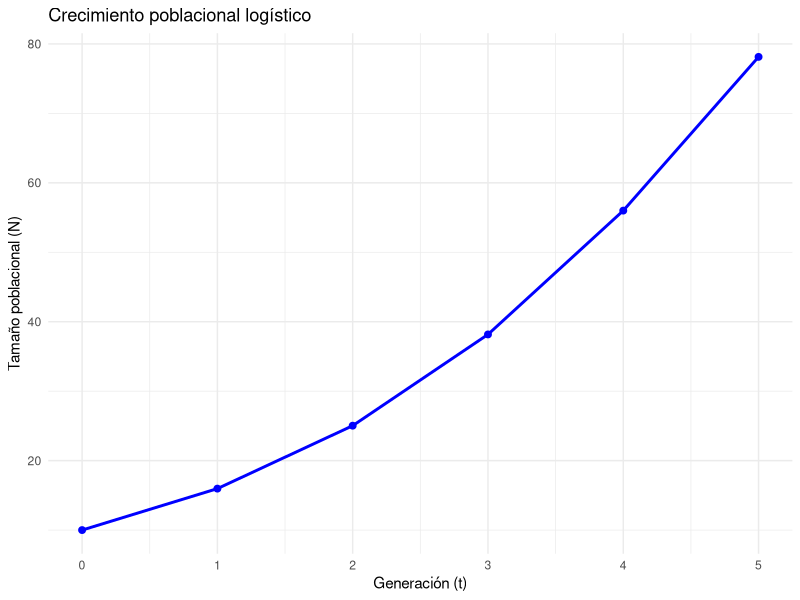
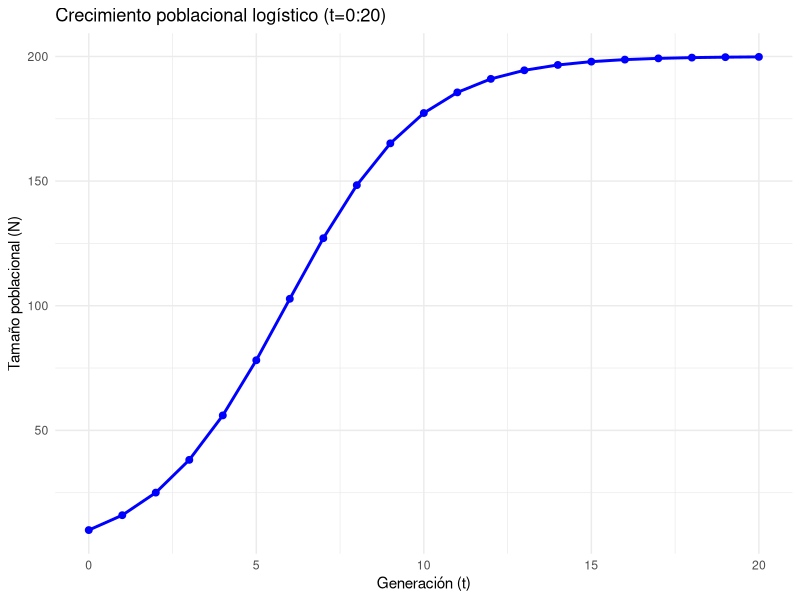
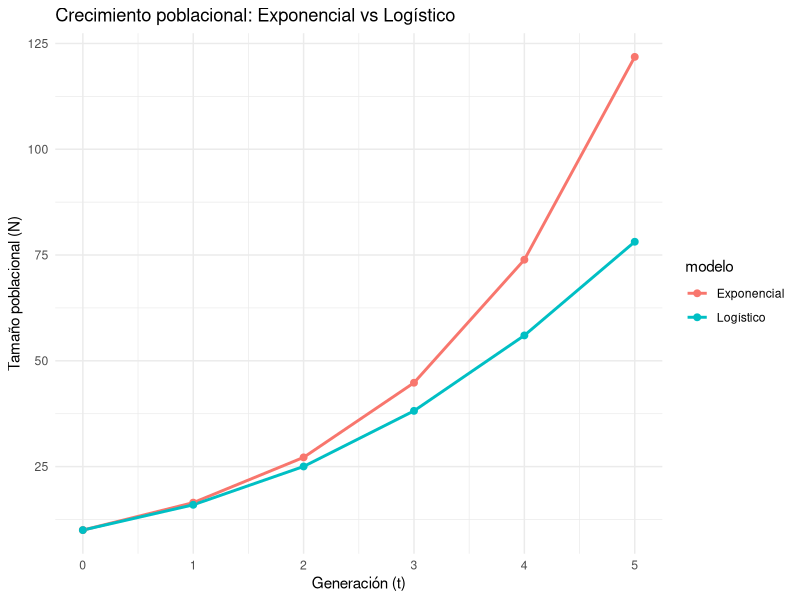
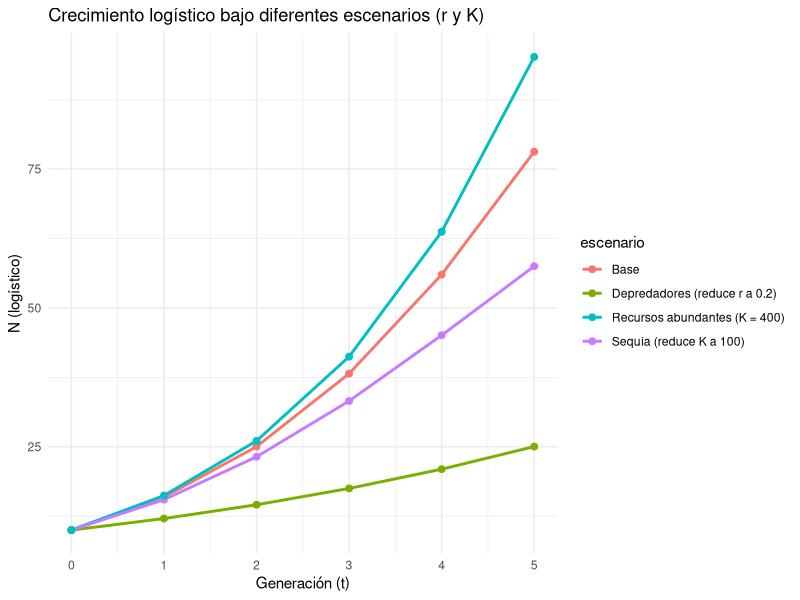
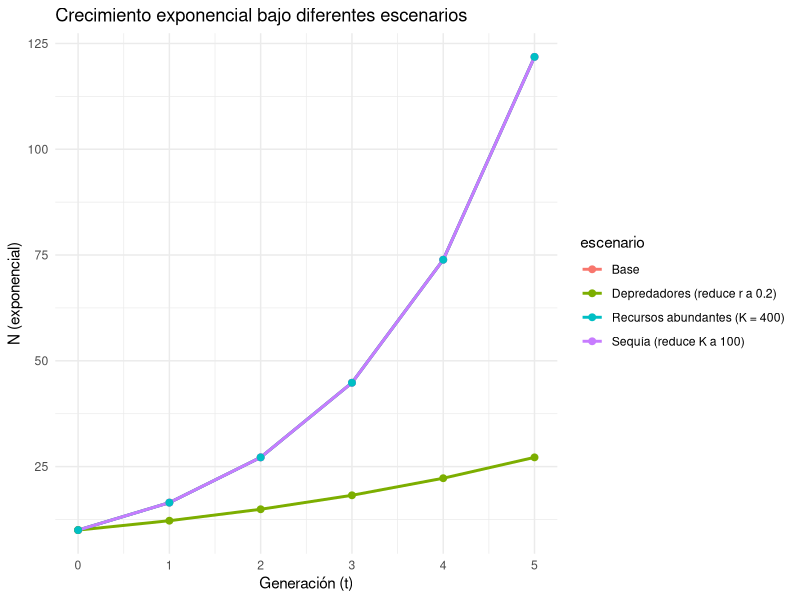
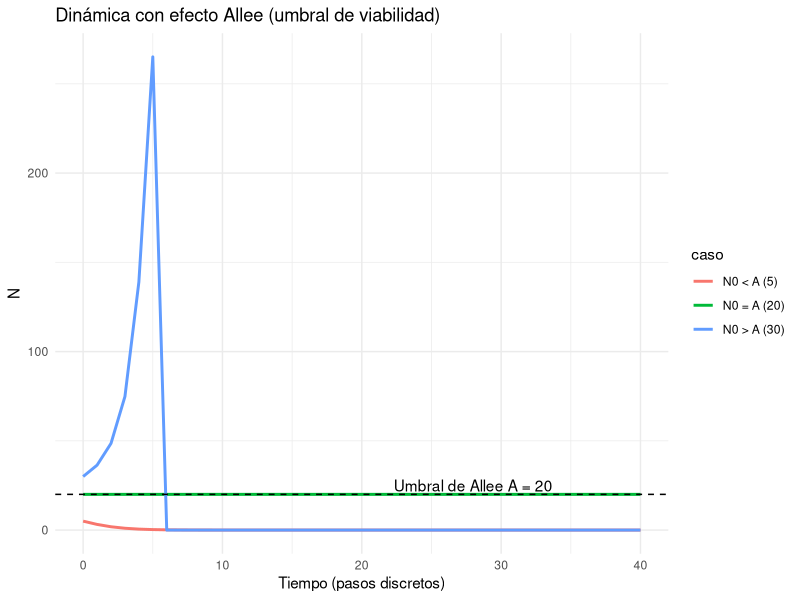

Source code (R) for these figures, in order:
## ---- chunk 1
knitr::opts_chunk$set(echo = TRUE)
## ---- chunk 2
# EJERCICIO 6

## =========================================================
## Crecimiento poblacional: exponencial, logístico y escenarios
## =========================================================

library(dplyr)
library(tidyr)
library(ggplot2)

## ---------------------------
## Parámetros base (del enunciado)
## ---------------------------
N0 = 10        # tamaño inicial
r  <- 0.5       # tasa intrínseca (sin limitantes)
K  <- 200       # capacidad de carga

## Generaciones a evaluar:
## - Para "5 generaciones", normalmente calculamos t=1..5.
## - Para visualizar el estado inicial, también muestro t=0.
t <- 0:5  # cambia a 1:5 si quieres estrictamente 5 sin t=0

## ---------------------------
## Ejercicio 1: Crecimiento Exponencial
## Fórmula: N_t = N0 * exp(r*t)
## ---------------------------
df_exp <- tibble(
  t = t,
  N_exp = N0 * exp(r * t)
)

## Tabla redondeada para copiar "a mano" si lo necesitas
df_exp_tabla <- df_exp %>%
  mutate(N_exp = round(N_exp, 2))

print(df_exp_tabla)

## ---------------------------
## Ejercicio 2: Crecimiento Logístico
## Fórmula: N_t = K / ( 1 + ((K - N0)/N0) * exp(-r*t) )
## ---------------------------
df_log <- tibble(
  t = t,
  N_log = K / (1 + ((K - N0) / N0) * exp(-r * t))
)
df_log_tabla <- df_log %>%
  mutate(N_log = round(N_log, 2))

print(df_log_tabla)
# Gráfico ggplot2
ggplot(df_log, aes(t, N_log)) +
  geom_line(linewidth = 1, color = "blue") +
  geom_point(size = 2, color = "blue") +
  labs(title = "Crecimiento poblacional logístico",
       x = "Generación (t)", y = "Tamaño poblacional (N)") +
  theme_minimal()

# Haciendo la logística, pero con t = 0:20 para ver mejor la forma de S
t_long <- 0:20
df_log_long <- tibble(
  t = t_long,
  N_log = K / (1 + ((K - N0) / N0) * exp(-r * t_long))
)
# Grafico ggplot2
ggplot(df_log_long, aes(t, N_log)) +
  geom_line(linewidth = 1, color = "blue") +
  geom_point(size = 2, color = "blue") +
  labs(title = "Crecimiento poblacional logístico (t=0:20)",
       x = "Generación (t)", y = "Tamaño poblacional (N)") +
  theme_minimal()

## ---------------------------
## Comparación de curvas (Exponencial vs Logístico)
## ---------------------------
df_comp <- df_exp %>%
  inner_join(df_log, by = "t") %>%
  pivot_longer(cols = c(N_exp, N_log),
               names_to = "modelo", values_to = "N") %>%
  mutate(modelo = recode(modelo,
                         N_exp = "Exponencial",
                         N_log = "Logístico"))

print(df_comp %>% mutate(N = round(N, 2)))

ggplot(df_comp, aes(t, N, color = modelo)) +
  geom_line(linewidth = 1) +
  geom_point(size = 2) +
  labs(title = "Crecimiento poblacional: Exponencial vs Logístico",
       x = "Generación (t)", y = "Tamaño poblacional (N)") +
  theme_minimal()

## ---------------------------
## Factores limitantes (Tarjetas de escenario)
## - Cambios en r y/o K según la tarjeta
## ---------------------------
scenarios <- tibble::tribble(
  ~escenario,                         ~r,   ~K,
  "Base",                             0.5,  200,
  "Sequía (reduce K a 100)",          0.5,  100,
  "Depredadores (reduce r a 0.2)",    0.2,  200,
  "Recursos abundantes (K = 400)",    0.5,  400
  # añade los que necesites, por ejemplo:
  # "Control intensivo (reduce r a 0.1)", 0.1, 200
)

## Calcula exponencial y logístico para cada escenario y t
df_scen <- tidyr::expand_grid(scenarios, t = t) %>%
  mutate(
    N_exp = N0 * exp(r * t),
    N_log = K  / (1 + ((K - N0)/N0) * exp(-r * t))
  )

## Tablas por escenario (redondeadas)
df_scen_tabla <- df_scen %>%
  mutate(N_exp = round(N_exp, 2),
         N_log = round(N_log, 2))

print(df_scen_tabla)

## Gráfico comparando escenarios para el modelo logístico (el más realista con limitantes)
ggplot(df_scen, aes(t, N_log, color = escenario)) +
  geom_line(linewidth = 1) +
  geom_point(size = 2) +
  labs(title = "Crecimiento logístico bajo diferentes escenarios (r y K)",
       x = "Generación (t)", y = "N (logístico)") +
  theme_minimal()

## (Opcional) Gráfico de escenarios para el exponencial
ggplot(df_scen, aes(t, N_exp, color = escenario)) +
  geom_line(linewidth = 1) +
  geom_point(size = 2) +
  labs(title = "Crecimiento exponencial bajo diferentes escenarios",
       x = "Generación (t)", y = "N (exponencial)") +
  theme_minimal()

## ---------------------------
## (Extensión opcional) Efecto Allee
## dN/dt = r * N * (1 - N/K) * (N/A - 1)
## Simulamos en tiempo discreto con paso dt
## ---------------------------
simulate_allee <- function(N0, r, K, A, steps = 40, dt = 1) {
  N <- numeric(steps + 1)
  N[1] <- N0
  for (i in 1:steps) {
    dN <- r * N[i] * (1 - N[i]/K) * (N[i]/A - 1)
    N[i + 1] <- max(0, N[i] + dN * dt)  # evitamos negativos
  }
  tibble(t = 0:steps, N = N)
}

## Ejemplos: distintos N0 respecto al umbral A
A <- 20
traj_allee <- bind_rows(
  simulate_allee(N0 = 5,  r = 0.5, K = 200, A = A)  %>% mutate(caso = "N0 < A (5)"),
  simulate_allee(N0 = 20, r = 0.5, K = 200, A = A)  %>% mutate(caso = "N0 = A (20)"),
  simulate_allee(N0 = 30, r = 0.5, K = 200, A = A)  %>% mutate(caso = "N0 > A (30)")
)

ggplot(traj_allee, aes(t, N, color = caso)) +
  geom_line(linewidth = 1) +
  geom_hline(yintercept = A, linetype = 2) +
  annotate("text", x = max(traj_allee$t)*0.7, y = A + 5,
           label = paste0("Umbral de Allee A = ", A)) +
  labs(title = "Dinámica con efecto Allee (umbral de viabilidad)",
       x = "Tiempo (pasos discretos)", y = "N") +
  theme_minimal()

